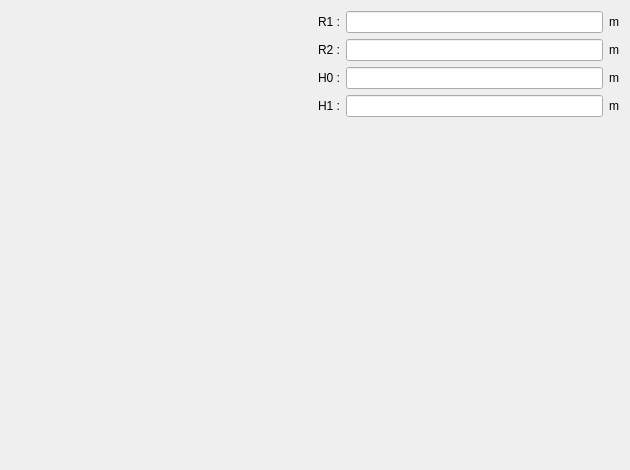
<?xml version="1.0" encoding="UTF-8"?>
<ui version="4.0">
 <class>PWSlot12</class>
 <widget class="QWidget" name="PWSlot12">
  <property name="geometry">
   <rect>
    <x>0</x>
    <y>0</y>
    <width>630</width>
    <height>470</height>
   </rect>
  </property>
  <property name="minimumSize">
   <size>
    <width>630</width>
    <height>470</height>
   </size>
  </property>
  <property name="maximumSize">
   <size>
    <width>16777215</width>
    <height>16777215</height>
   </size>
  </property>
  <property name="windowTitle">
   <string>Form</string>
  </property>
  <layout class="QHBoxLayout" name="horizontalLayout">
   <item>
    <layout class="QVBoxLayout" name="verticalLayout_2">
     <item>
      <widget class="QLabel" name="img_slot">
       <property name="sizePolicy">
        <sizepolicy hsizetype="Expanding" vsizetype="Expanding">
         <horstretch>0</horstretch>
         <verstretch>0</verstretch>
        </sizepolicy>
       </property>
       <property name="maximumSize">
        <size>
         <width>16777215</width>
         <height>16777215</height>
        </size>
       </property>
       <property name="text">
        <string/>
       </property>
       <property name="pixmap">
        <pixmap resource="../../../../Resources/pyleecan.qrc">:/images/images/MachineSetup/WSlot/Slot 12.PNG</pixmap>
       </property>
       <property name="scaledContents">
        <bool>true</bool>
       </property>
      </widget>
     </item>
    </layout>
   </item>
   <item>
    <layout class="QVBoxLayout" name="verticalLayout">
     <item>
      <layout class="QGridLayout" name="gridLayout">
       <item row="0" column="0">
        <widget class="QLabel" name="in_R1">
         <property name="text">
          <string>R1 :</string>
         </property>
        </widget>
       </item>
       <item row="0" column="1">
        <widget class="FloatEdit" name="lf_R1"/>
       </item>
       <item row="0" column="2">
        <widget class="QLabel" name="unit_R1">
         <property name="text">
          <string>m</string>
         </property>
        </widget>
       </item>
       <item row="1" column="0">
        <widget class="QLabel" name="in_R2">
         <property name="text">
          <string>R2 :</string>
         </property>
        </widget>
       </item>
       <item row="1" column="1">
        <widget class="FloatEdit" name="lf_R2"/>
       </item>
       <item row="1" column="2">
        <widget class="QLabel" name="unit_R2">
         <property name="text">
          <string>m</string>
         </property>
        </widget>
       </item>
       <item row="2" column="0">
        <widget class="QLabel" name="in_H0">
         <property name="text">
          <string>H0 :</string>
         </property>
        </widget>
       </item>
       <item row="2" column="1">
        <widget class="FloatEdit" name="lf_H0"/>
       </item>
       <item row="2" column="2">
        <widget class="QLabel" name="unit_H0">
         <property name="text">
          <string>m</string>
         </property>
        </widget>
       </item>
       <item row="3" column="0">
        <widget class="QLabel" name="in_H1">
         <property name="text">
          <string>H1 :</string>
         </property>
        </widget>
       </item>
       <item row="3" column="1">
        <widget class="FloatEdit" name="lf_H1"/>
       </item>
       <item row="3" column="2">
        <widget class="QLabel" name="unit_H1">
         <property name="text">
          <string>m</string>
         </property>
        </widget>
       </item>
      </layout>
     </item>
     <item>
      <widget class="WWSlotOut" name="w_out" native="true"/>
     </item>
    </layout>
   </item>
  </layout>
 </widget>
 <customwidgets>
  <customwidget>
   <class>FloatEdit</class>
   <extends>QLineEdit</extends>
   <header>pyleecan.GUI/Tools/FloatEdit.h</header>
  </customwidget>
  <customwidget>
   <class>WWSlotOut</class>
   <extends>QWidget</extends>
   <header>pyleecan.GUI.Dialog.DMachineSetup.SWSlot.WWSlotOut.WWSlotOut.h</header>
   <container>1</container>
  </customwidget>
 </customwidgets>
 <tabstops>
  <tabstop>lf_R1</tabstop>
  <tabstop>lf_R2</tabstop>
  <tabstop>lf_H0</tabstop>
  <tabstop>lf_H1</tabstop>
 </tabstops>
 <resources>
  <include location="../../../../Resources/pyleecan.qrc"/>
  <include location="../../../../Resources/pyleecan.qrc"/>
 </resources>
 <connections/>
</ui>
